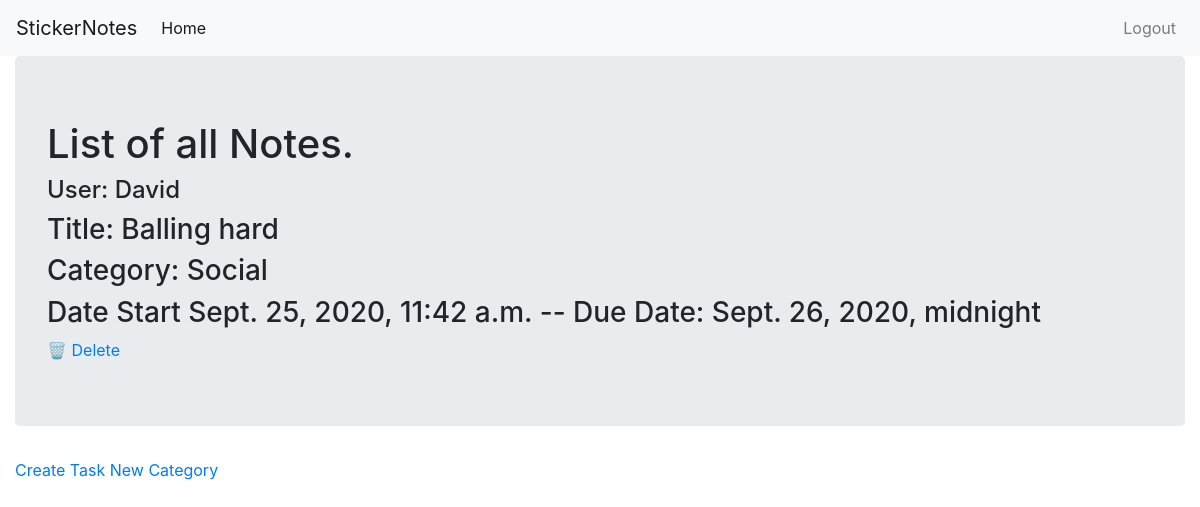
/notes/ (signed in), run on an earlier commit of the app's database.
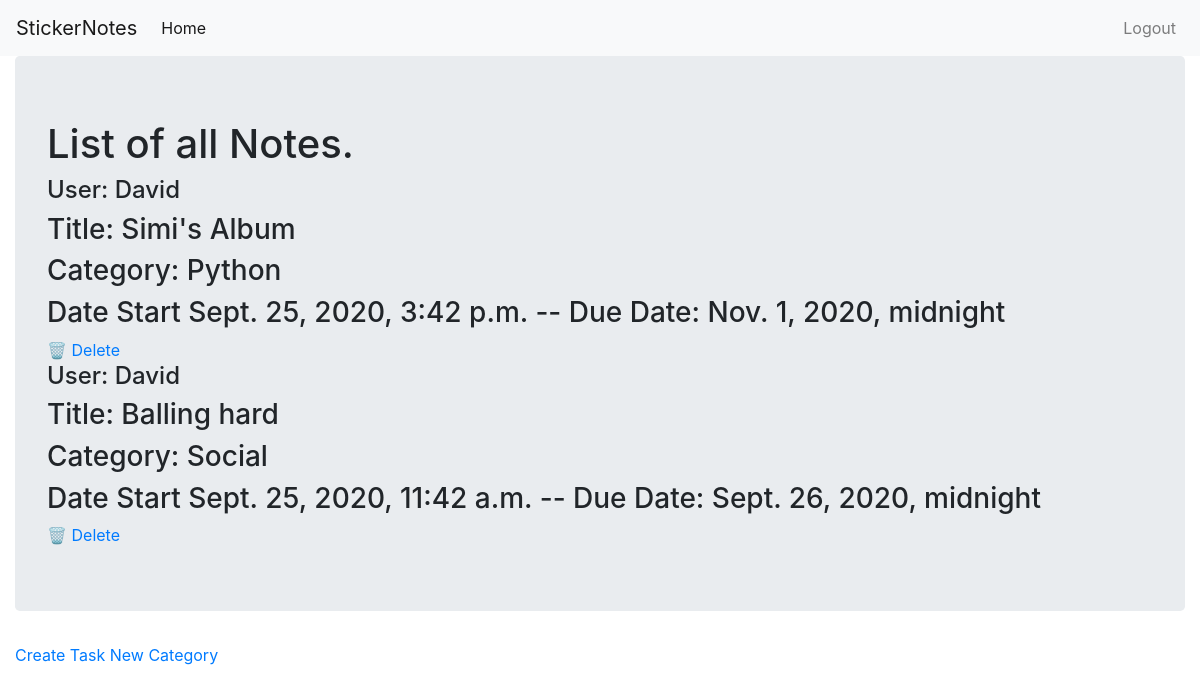
And on a later commit of the database.
### notesapp/models.py (models this page shows, shortened)
class Notes(models.Model):
    title = models.CharField(max_length=100)
    category = models.ForeignKey(Category, on_delete=models.CASCADE)
    author = models.ForeignKey(User, on_delete=models.CASCADE)
    pub_date = models.DateTimeField(auto_now_add=True)
    due_date = models.DateTimeField()
    class Meta():
        ordering = ['-pub_date']

class Category(models.Model):
    name = models.CharField(max_length=30)
    def __str__(self):
        return self.name

### notesapp/views.py (the view)
# urls.py: path('', views.ListNotes.as_view(), name='home')
class ListNotes(LoginRequiredMixin, ListView):
    model = Notes
    template_name = 'notesapp/home.html'
    def get_context_data(self, **kwargs):
        context = super().get_context_data(**kwargs)
        context['notes'] = Notes.objects.filter(author=self.request.user)
        return context

### notesapp/templates/notesapp/home.html
{% extends 'notesapp/base.html' %}
{% block david %}
<div class="jumbotron">
    <h1>List of all Notes.</h1>
    {% if request.user.is_authenticated %}
    {% for sticky in notes %}
    <h4>User: {{sticky.author.username}}</h4>
    <h3>Title: {{sticky.title}}</h3>
    <h3>Category: {{sticky.category}}</h3>
    <h3>Date Start {{sticky.pub_date}} -- Due Date: {{sticky.due_date}}</h3>
    <a href="{% url 'delete_note' sticky.pk %}"> &#128465 Delete</a>
    {% empty %}
    <h1>You don't have notes</h1>
    {% endfor %}
    {% else %}
    <h1>You have to be logged in to see your activities!</h1>
    {% endif %}
</div>
<a href="{% url 'new_note' %}">Create Task</a>
<a href="{% url 'new_category' %}">New Category</a>
{% endblock %}

What changed in the data, as far as the page shows it:
added Notes: author.username "David", title "Simi's Album", category "Python", pub_date "Sept. 25, 2020, 3:42 p.m.", due_date "Nov. 1, 2020, midnight"
